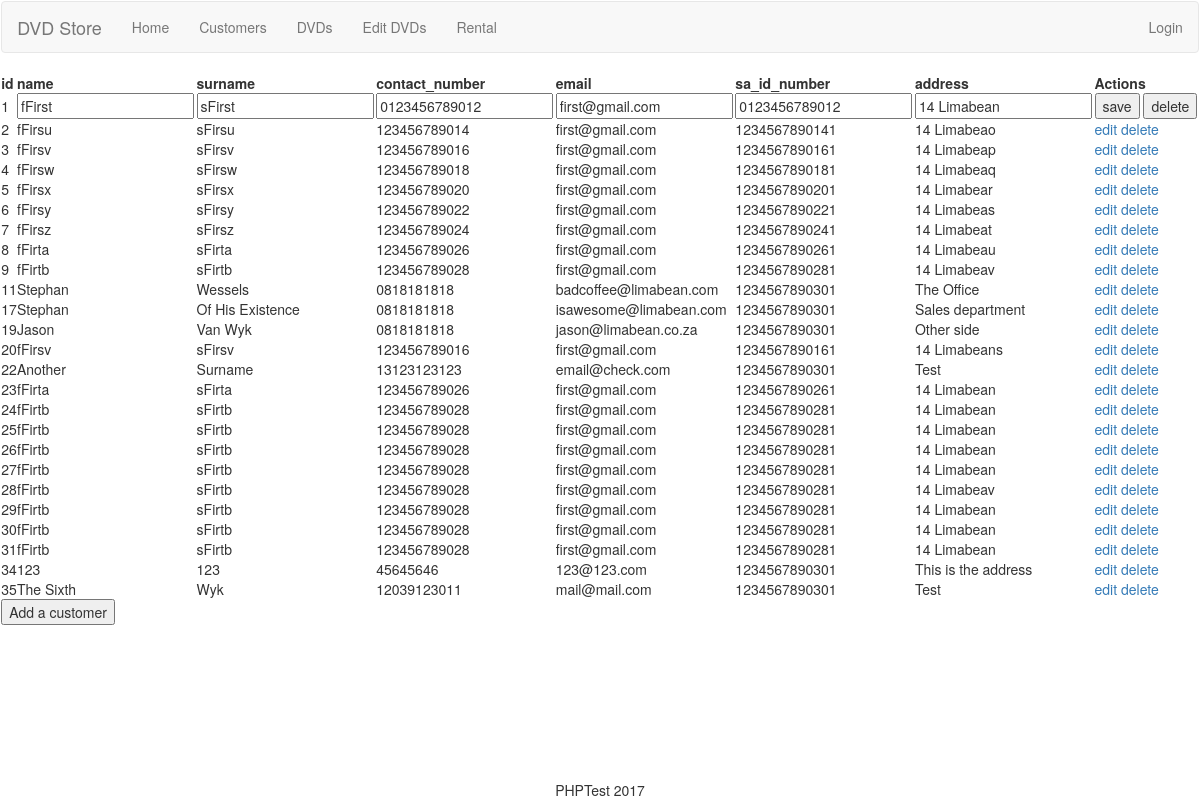
The app's page /customers.php?id=1 with its own data.
### tables this page shows
CREATE TABLE `customer` (
  `id`             INT(6)       NOT NULL,
  `name`           VARCHAR(255) DEFAULT NULL,
  `surname`        VARCHAR(255) DEFAULT NULL,
  `contact_number` VARCHAR(18)  DEFAULT NULL,
  `email`          VARCHAR(255) DEFAULT NULL,
  `sa_id_number`   CHAR(13)     DEFAULT NULL,
  `address`        VARCHAR(255) DEFAULT NULL,
  `password`       VARCHAR(255) NOT NULL
);

### customers.php (called while the page is built, shortened)
<?php
include("functionsMain.php");
include("customerTable.php");

### customer.php (called while the page is built, shortened)
<?php
class customer
{
    private $id, $name, $surname, $contact_number, $email, $sa_id_number, $address;
    public function __construct($name = "", $surname = "", $contact_number = "", $email = "", $sa_id_number = "", $address = "", $id = "false")
    {
        if($name != ""){
            $this->id = $id;
        }
    }
    public function getId()
    {
        return $this->id;
    }
}

### dbConnect.php (called while the page is built, shortened)
<?php
class dbConnect
{
    private $host, $user, $password, $database, $conn;
    public function __construct($host = "127.0.0.1", $user = "root", $password = "", $database = "dvd_shop")
    {
        $this->host = $host;
        $this->user = $user;
        $this->password = $password;
        $this->database = $database;
        $this->conn = mysqli_connect($this->host, $this->user, $this->password, $this->database);
    }
    public function fetch($query, $where =[], $condition = ' AND ')
    {
        if(is_string($where)) {
            $where = [$where];
        }
        if($where) {
            $query .= ' WHERE ';
            $query .= implode($condition, $where);
        }
        $sql = $this->conn->query($query);
        $result = array();
        while ($row = mysqli_fetch_assoc($sql)) {
            array_push($result, $row);
        }
        return $result;
    }
}

### functionsMain.php (the view, shortened to what this page needs)
    <?php
function tableRowEditTD($name, $value, $placeholder = "", $required = "true", $type = "text"){
    echo "<td>
            <input name='" . $name . "' value='" . htmlspecialchars($value) . "' placeholder='" . htmlspecialchars($placeholder) . "' type='" . $type . "' " . $required . ">
          </td>";
}
function tableRowTD($value){
    echo "<td>" . htmlspecialchars($value) . "</td>";
}
    ?>

### customerTable.php (shortened to what this page needs)
<?php
include('dbConnect.php');
include_once('functionsCustomer.php');
$_SESSION['customer'] = getCustomer("1=1");
?>
    <table style="width:100%">
        <tr>
            <th>id</th>
            <th>name</th>
            <th>surname</th>
            <th>contact_number</th>
            <th>email</th>
            <th>sa_id_number</th>
            <th>address</th>
            <th>Actions</th>
        </tr>
        <?php
        foreach ($_SESSION['customer'] as $key => $customer) {
            if (isset($_SESSION['userEditing']) && $_SESSION['userEditing'] == $customer->getId()) {
                customerTableRowEdit($customer);
                } else {
                customerTableRow($customer);
                }
            }
        ?>
    </table>
    <form method="post" action="<?= htmlspecialchars($_SERVER['PHP_SELF']) ?>">
        <input name="addCustomer" type="submit" value="Add a customer">
    </form>

### functionsCustomer.php (shortened to what this page needs)
<?php
include_once("functionsMain.php");
function getCustomer($where = [], $condition = ' AND ')
{
    $dbConnect = new dbConnect();
    $results = $dbConnect->fetch("SELECT * FROM customer ", $where, $condition);
    $customer = array();
    foreach ($results as $value) {
        array_push($customer,
            new Customer($value['name'], $value['surname'], $value['contact_number'],
                $value['email'], $value['sa_id_number'], $value['address'], $value['id']));
    }
    return $customer;
}
function customerTableRow($customerArray)
{
    echo "<tr>";
    tableRowTD($customerArray->getId());
    echo "<td> <a href='?id=" . htmlspecialchars($customerArray->getId()) . "'>edit</a>
               <a href='?id=" . htmlspecialchars($customerArray->getId()) . "&delete=TRUE'>delete</a>
          </td>" . "
         </tr>";
}
function customerTableRowEdit($customerArray)
{
    echo "<tr>
                <form action='" . htmlspecialchars($_SERVER["PHP_SELF"]) . "' method='post'>
                    <td>
                        " . htmlspecialchars($customerArray->getId()) . "
                    </td>";
        tableRowEditTD('name', $customerArray->getName(), $customerArray->getName());
    echo "<td>
                <input type='submit' name='updateCustomer' value='save'>
                <input type='submit' name='deleteCustomer' value='delete'>
                <input type='hidden' name='id' value='" . htmlspecialchars($customerArray->getId()) . "'>
            </td>" . "
        </form>
    </tr>";
}

### css/phptest.css (style rules this page uses)
table { width: 100%; margin: auto; }

### records on screen
customer: id "1", name "fFirst", surname "sFirst", contact_number "0123456789012", email "first@gmail.com", sa_id_number "0123456789012", address "14 Limabean"
customer: id "2 fFirsu sFirsu 123456789014 first@gmail.com 1234567890141 14 Limabeao"
customer: id "3 fFirsv sFirsv 123456789016 first@gmail.com 1234567890161 14 Limabeap"
customer: id "4 fFirsw sFirsw 123456789018 first@gmail.com 1234567890181 14 Limabeaq"
customer: id "5 fFirsx sFirsx 123456789020 first@gmail.com 1234567890201 14 Limabear"
customer: id "6 fFirsy sFirsy 123456789022 first@gmail.com 1234567890221 14 Limabeas"
customer: id "7 fFirsz sFirsz 123456789024 first@gmail.com 1234567890241 14 Limabeat"
customer: id "8 fFirta sFirta 123456789026 first@gmail.com 1234567890261 14 Limabeau"
customer: id "9 fFirtb sFirtb 123456789028 first@gmail.com 1234567890281 14 Limabeav"
customer: id "11 Stephan Wessels 0818181818 badcoffee@limabean.com 1234567890301 The Office"
customer: id "17 Stephan Of His Existence 0818181818 isawesome@limabean.com 1234567890301 Sales department"
customer: id "19 Jason Van Wyk 0818181818 jason@limabean.co.za 1234567890301 Other side"
customer: id "20 fFirsv sFirsv 123456789016 first@gmail.com 1234567890161 14 Limabeans"
customer: id "22 Another Surname 13123123123 email@check.com 1234567890301 Test"
customer: id "23 fFirta sFirta 123456789026 first@gmail.com 1234567890261 14 Limabean"
customer: id "24 fFirtb sFirtb 123456789028 first@gmail.com 1234567890281 14 Limabean"
customer: id "25 fFirtb sFirtb 123456789028 first@gmail.com 1234567890281 14 Limabean"
customer: id "26 fFirtb sFirtb 123456789028 first@gmail.com 1234567890281 14 Limabean"
customer: id "27 fFirtb sFirtb 123456789028 first@gmail.com 1234567890281 14 Limabean"
customer: id "28 fFirtb sFirtb 123456789028 first@gmail.com 1234567890281 14 Limabeav"
customer: id "29 fFirtb sFirtb 123456789028 first@gmail.com 1234567890281 14 Limabean"
customer: id "30 fFirtb sFirtb 123456789028 first@gmail.com 1234567890281 14 Limabean"
customer: id "31 fFirtb sFirtb 123456789028 first@gmail.com 1234567890281 14 Limabean"
customer: id "34 123 123 45645646 123@123.com 1234567890301 This is the address"
customer: id "35 The Sixth Wyk 12039123011 mail@mail.com 1234567890301 Test"
